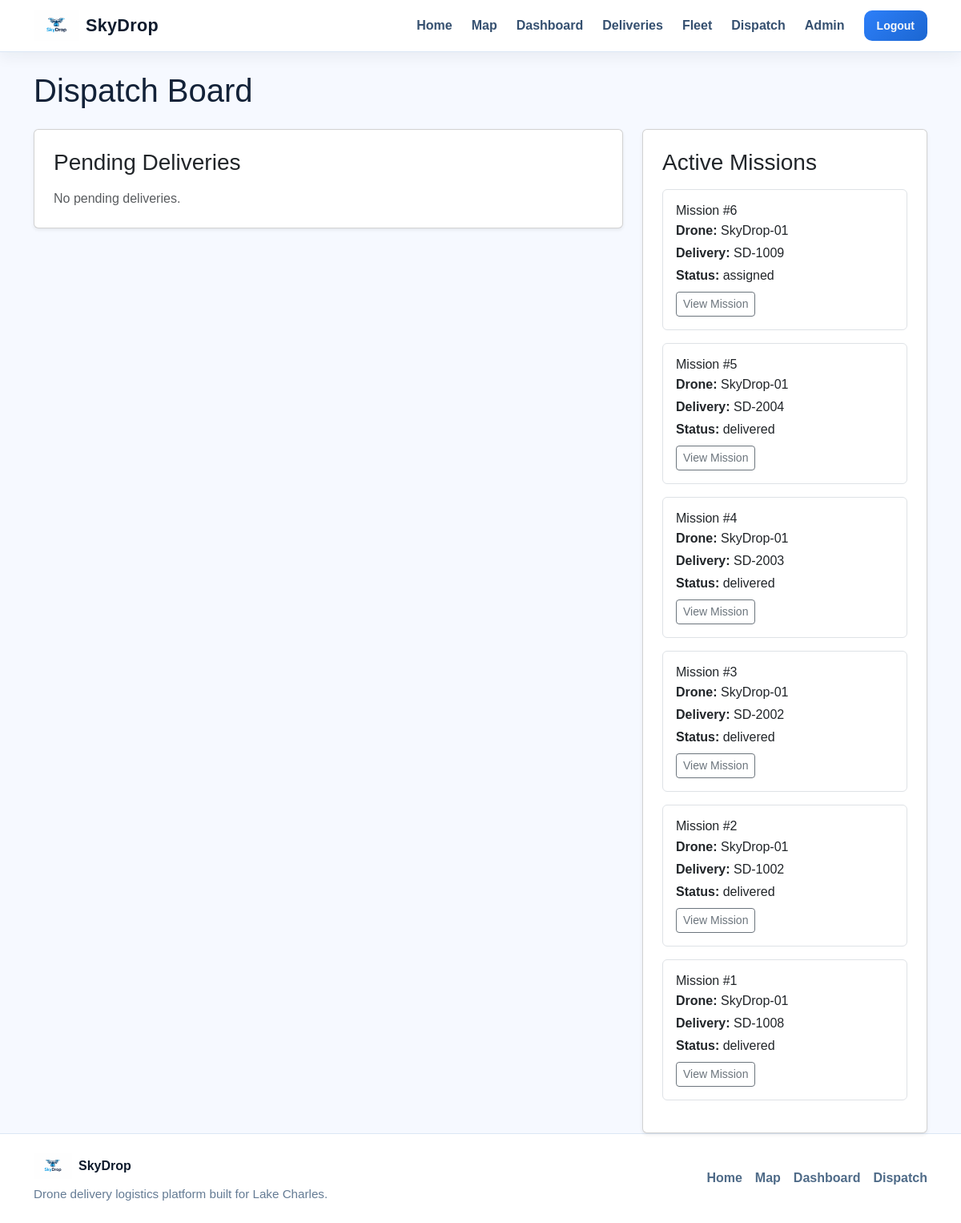
Page /dispatch/ (signed in) on the earlier database version.
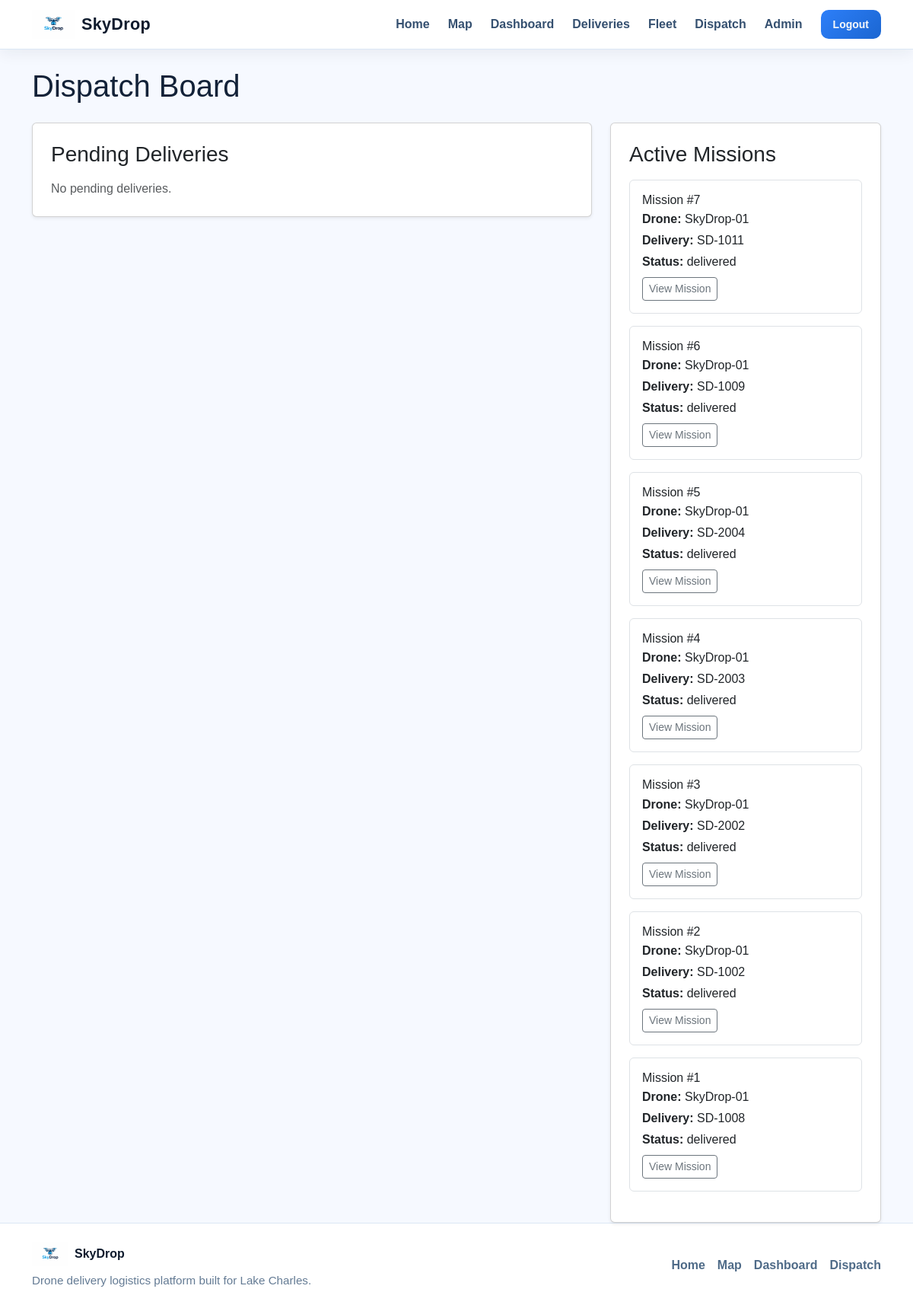
Same page on the later database version.
### app/models/mission.py (models this page shows, shortened)
class Mission(db.Model):
    __tablename__ = "missions"
    id = db.Column(db.Integer, primary_key=True)
    delivery_id = db.Column(db.Integer, db.ForeignKey("deliveries.id"), nullable=False, unique=True)
    drone_id = db.Column(db.Integer, db.ForeignKey("drones.id"), nullable=False)
    status = db.Column(db.String(50), default="assigned", nullable=False, index=True)
    assigned_at = db.Column(db.DateTime, default=datetime.utcnow, nullable=False)
    takeoff_time = db.Column(db.DateTime, nullable=True)
    delivered_time = db.Column(db.DateTime, nullable=True)
    return_time = db.Column(db.DateTime, nullable=True)
    dispatch_score = db.Column(db.Float, nullable=True)
    dispatch_notes = db.Column(db.String(255), nullable=True)
    delivery = db.relationship("Delivery", back_populates="mission")
    drone = db.relationship("Drone", back_populates="missions")

### app/models/drone.py (models this page shows, shortened)
class Drone(db.Model):
    __tablename__ = "drones"
    id = db.Column(db.Integer, primary_key=True)
    name = db.Column(db.String(100), unique=True, nullable=False, index=True)
    model = db.Column(db.String(100), nullable=False)
    status = db.Column(db.String(50), default="idle", nullable=False, index=True)
    battery_level = db.Column(db.Integer, default=100, nullable=False)
    payload_capacity = db.Column(db.Float, nullable=False)
    current_lat = db.Column(db.Float, nullable=True)
    current_lng = db.Column(db.Float, nullable=True)
    home_lat = db.Column(db.Float, nullable=True)
    home_lng = db.Column(db.Float, nullable=True)
    is_active = db.Column(db.Boolean, default=True, nullable=False)
    last_seen = db.Column(db.DateTime, default=datetime.utcnow, nullable=False)
    missions = db.relationship("Mission", back_populates="drone", lazy=True)

### app/models/delivery.py (models this page shows, shortened)
class Delivery(db.Model):
    __tablename__ = "deliveries"
    id = db.Column(db.Integer, primary_key=True)
    order_number = db.Column(db.String(50), unique=True, nullable=False, index=True)
    customer_name = db.Column(db.String(100), nullable=False)
    customer_address = db.Column(db.String(200), nullable=False)
    customer_phone = db.Column(db.String(30), nullable=False)
    package_weight = db.Column(db.Float, nullable=False)
    status = db.Column(db.String(50), default="pending", nullable=False, index=True)
    pickup_address = db.Column(db.String(200), nullable=True)
    pickup_lat = db.Column(db.Float, nullable=True)
    pickup_lng = db.Column(db.Float, nullable=True)
    destination_lat = db.Column(db.Float, nullable=True)
    destination_lng = db.Column(db.Float, nullable=True)
    priority = db.Column(db.String(20), default="standard", nullable=False)
    notes = db.Column(db.Text, nullable=True)
    created_at = db.Column(db.DateTime, default=datetime.utcnow, nullable=False)
    created_by_id = db.Column(db.Integer, db.ForeignKey("users.id"), nullable=False)
    mission = db.relationship(
        "Mission",
        back_populates="delivery",
        uselist=False,
        cascade="all, delete-orphan"
    )

### app/dispatch/routes.py (the view, shortened to what this page needs)
@dispatch_bp.route("/")
@role_required("admin", "business_staff")
def dispatch_board():
    pending_deliveries = (
        Delivery.query.filter_by(status="pending")
        .order_by(Delivery.created_at.asc())
        .all()
    )
    available_drones = (
        Drone.query.filter_by(status="idle", is_active=True)
        .order_by(Drone.name.asc())
        .all()
    )
    active_missions = Mission.query.order_by(Mission.assigned_at.desc()).all()
    delivery_drone_options = {}
    return render_template(
        "dispatch/dispatch_board.html",
        pending_deliveries=pending_deliveries,
        available_drones=available_drones,
        active_missions=active_missions,
        delivery_drone_options=delivery_drone_options,
    )

### app/models/user.py (called while the page is built)
    @property
    def is_admin(self):
        return self.role == "admin"

    @property
    def is_staff(self):
        return self.role in ["admin", "business_staff"]

### app/templates/dispatch/dispatch_board.html (shortened to what the changed rows need)
{% extends "base.html" %}
{% block content %}
<div class="container mt-4">
    <h1 class="mb-4">Dispatch Board</h1>
    <div class="row">
        <div class="col-lg-4">
            <div class="card p-4 shadow-sm">
                {% if active_missions %}
                    {% for mission in active_missions %}
                        <div class="border rounded p-3 mb-3">
                            <h6 class="mb-1">Mission #{{ mission.id }}</h6>
                            <p class="mb-1"><strong>Drone:</strong> {{ mission.drone.name }}</p>
                            <p class="mb-1"><strong>Delivery:</strong> {{ mission.delivery.order_number }}</p>
                            <p class="mb-2"><strong>Status:</strong> {{ mission.status }}</p>
                            <a href="{{ url_for('dispatch.mission_detail', mission_id=mission.id) }}"
                               class="btn btn-outline-secondary btn-sm">
                                View Mission
                            </a>
                        </div>
                    {% endfor %}
                {% else %}
                    <p class="text-muted mb-0">No active missions.</p>
                {% endif %}
            </div>
        </div>
    </div>
</div>
{% endblock %}

Differences in the rows shown:
added Mission: id "7", drone.name "SkyDrop-01", delivery.order_number "SD-1011", status "delivered"
changed Mission "SD-1009": status "assigned" → "delivered"
